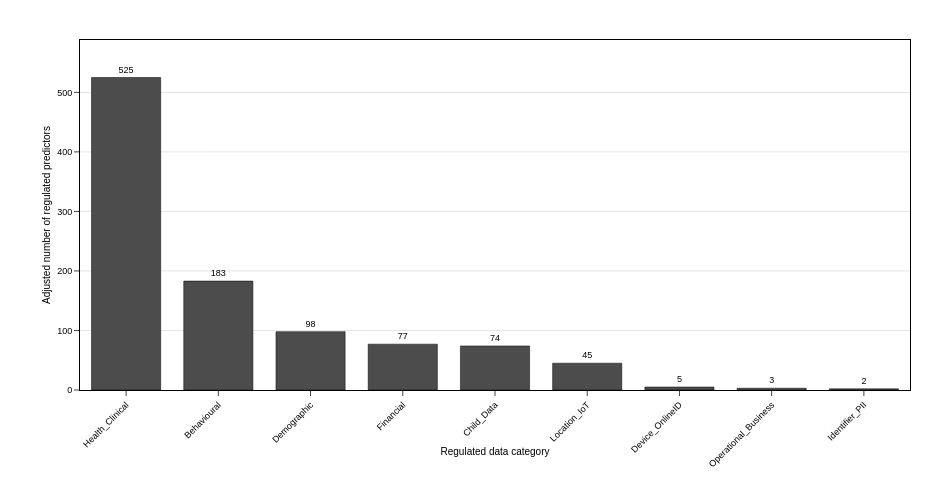

This figure's notebook cell:
### Markdown cell above
### Figure 4
Regulated data category distribution showing adjusted counts of regulated predictors. Bars are adjusted and ordered by decreasing totals.

### Code cell
use_cfg("fig4")
# ==============================
# Data
# ==============================
# [Verified] Uses High-confidence rows and applies purity adjustment exactly once.
req_cols = {"confidence", "attribute_class"}
missing = req_cols - set(merged_df.columns)
assert not missing, f"Missing required columns: {sorted(missing)}"

f4 = merged_df.loc[merged_df["confidence"] == "High"].copy()

attr_counts = (
    f4["attribute_class"]
      .value_counts()
      .rename_axis("Regulated data category")
      .reset_index(name="feature_records")
)

adj = (
    attr_counts
      .assign(adj_rate=GLOBAL_RATE)
      .assign(adj_feature_records=lambda d: (d["feature_records"] * d["adj_rate"]).round().astype(int))
      .sort_values("adj_feature_records", ascending=False)
      .reset_index(drop=True)
)

if adj.empty:
    raise ValueError("No data after filtering. Check 'confidence' and 'attribute_class' values.")

num_categories = adj.shape[0]
height_px = max(500, min(BASE_HEIGHT_PX + num_categories * CELL_HEIGHT_PX, 1200))
ymax = int(adj["adj_feature_records"].max())

print(f"Bar chart dimensions: {num_categories} categories")
print(f"Figure size: {BASE_WIDTH_PX}×{height_px} pixels")

# ==============================
# Figure
# ==============================
fig4 = px.bar(
    adj,
    x="Regulated data category",
    y="adj_feature_records",
    labels={
        "Regulated data category": "Regulated data category",
        "adj_feature_records": "Adjusted number of regulated predictors",
    },
)

# bars + labels
fig4.update_traces(
    marker_color=BAR_COLOR,
    marker_line_color="black",
    marker_line_width=0.5,
    text=adj["adj_feature_records"],
    texttemplate="%{text:,d}",
    textposition="outside",
    textfont=dict(size=9, color="black"),
    cliponaxis=False
)

# layout (match fig5 look)
fig4.update_layout(
    width=BASE_WIDTH_PX,
    height=height_px,
    font=dict(family="Arial, sans-serif", size=10, color="black"),
    paper_bgcolor="white",
    plot_bgcolor="white",
    bargap=0.25,
    showlegend=False,
    margin=dict(l=80, r=40, t=40, b=110),
    xaxis_title=dict(text="Regulated data category", font=dict(size=10, color="black")),
    yaxis_title=dict(text="Adjusted number of regulated predictors", font=dict(size=10, color="black")),
    template=None,
)

# axes (match fig5 style)
fig4.update_xaxes(
    categoryorder="total descending",
    tickangle=-45,
    showgrid=False,
    showline=True,
    linecolor="black",
    linewidth=1,
    mirror=True,
    ticks="outside",
    tickfont=dict(size=9, color="black"),
    automargin=True
)
fig4.update_yaxes(
    range=[0, ymax * 1.12],
    showgrid=True,
    gridcolor="#e5e5e5",
    zeroline=False,
    showline=True,
    linecolor="black",
    linewidth=1,
    mirror=True,
    ticks="outside",
    tickfont=dict(size=9, color="black"),
    automargin=True
)

# high-quality export config (match fig5)
config = {
    "toImageButtonOptions": {
        "format": "png",
        "filename": "fig4",
        "height": height_px,
        "width": BASE_WIDTH_PX,
        "scale": EXPORT_SCALE,
    },
    "displayModeBar": True,
    "displaylogo": False,
    "modeBarButtonsToRemove": ["pan2d", "lasso2d", "select2d", "zoom2d"],
}

fig4.show(config=config)

print("="*70)
print("Figure 4 Configuration:")
print(f"  Dimensions: {BASE_WIDTH_PX}×{height_px} px")
print(f"  Export size: {BASE_WIDTH_PX*EXPORT_SCALE}×{height_px*EXPORT_SCALE} px (300 DPI)")
print("  Bars: neutral grayscale-safe color with black outline")
print("="*70)

try:
    fig4.write_image("fig4.png", format="png",
                     width=BASE_WIDTH_PX, height=height_px, scale=EXPORT_SCALE)
    print("✓ Auto-exported fig4.png")
except Exception:
    print("ℹ Use the camera button to download at 300 DPI")

### Figure 1 — Plotly figure (JSON) as saved in the notebook; plotly's stock layout.template omitted (floating-point values rounded to 4 significant figures)
{"data": [{"cliponaxis": false, "hovertemplate": "Regulated data category=%{x}<br>Adjusted number of regulated predictors=%{y}<extra></extra>", "legendgroup": "", "marker": {"color": "#4C4C4C", "line": {"color": "black", "width": 0.5}, "pattern": {"shape": ""}}, "name": "", "orientation": "v", "showlegend": false, "text": [525.0, 183.0, 98.0, 77.0, 74.0, 45.0, 5.0, 3.0, 2.0], "textfont": {"color": "black", "size": 9}, "textposition": "outside", "texttemplate": "%{text:,d}", "type": "bar", "x": ["Health_Clinical", "Behavioural", "Demographic", "Financial", "Child_Data", "Location_IoT", "Device_OnlineID", "Operational_Business", "Identifier_PII"], "xaxis": "x", "y": [525, 183, 98, 77, 74, 45, 5, 3, 2], "yaxis": "y"}], "layout": {"bargap": 0.25, "barmode": "relative", "font": {"color": "black", "family": "Arial, sans-serif", "size": 10}, "height": 500, "legend": {"tracegroupgap": 0}, "margin": {"b": 110, "l": 80, "r": 40, "t": 40}, "paper_bgcolor": "white", "plot_bgcolor": "white", "showlegend": false, "width": 950, "xaxis": {"anchor": "y", "automargin": true, "categoryorder": "total descending", "domain": [0.0, 1.0], "linecolor": "black", "linewidth": 1, "mirror": true, "showgrid": false, "showline": true, "tickangle": -45, "tickfont": {"color": "black", "size": 9}, "ticks": "outside", "title": {"font": {"color": "black", "size": 10}, "text": "Regulated data category"}}, "yaxis": {"anchor": "x", "automargin": true, "domain": [0.0, 1.0], "gridcolor": "#e5e5e5", "linecolor": "black", "linewidth": 1, "mirror": true, "range": [0, 588.0], "showgrid": true, "showline": true, "tickfont": {"color": "black", "size": 9}, "ticks": "outside", "title": {"font": {"color": "black", "size": 10}, "text": "Adjusted number of regulated predictors"}, "zeroline": false}}}
